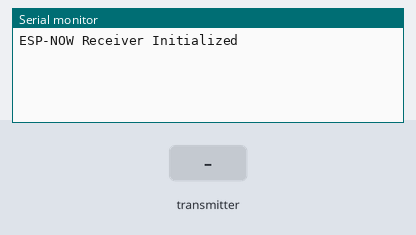
This sketch was run on a simulated ESP32. Shown: the last lines printed to the serial monitor. The test bench sets the inputs (shaded band).

Above: at 2.2 s.
2.3 s: the transmitter starts sending xValLeft = 0
At 2.9 s:
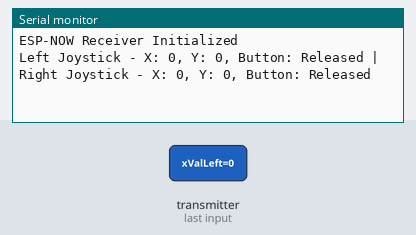
4.5 s: the transmitter starts sending buttonValLeft = 1
At 4.9 s:
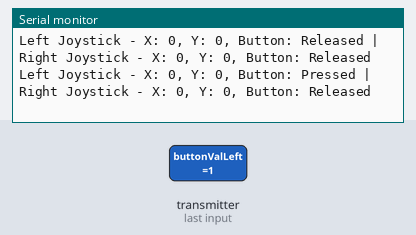
6.5 s: the transmitter starts sending buttonValRight = 1
At 6.9 s:
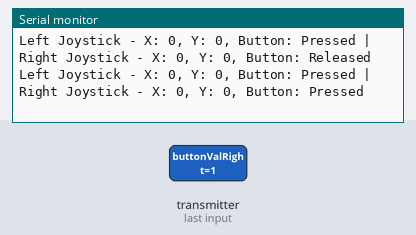
8.5 s: the transmitter starts sending buttonValLeft = 0
At 8.9 s:
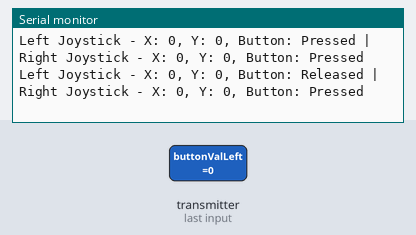
10.5 s: the transmitter starts sending yValLeft = 1024
At 11.0 s:
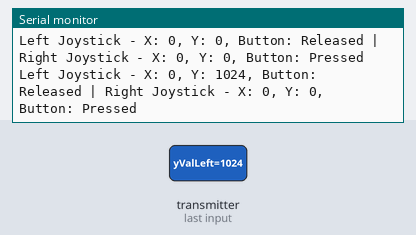
12.0 s: the transmitter starts sending xValRight = 1024
At 12.5 s:
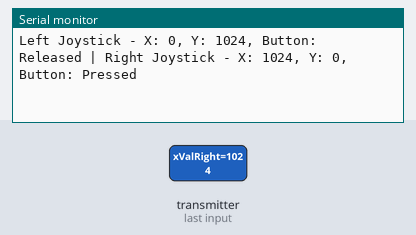

The sketch:

receiver.ino
```cpp
#include <esp_now.h>
#include <WiFi.h>

// Data structure to hold the joystick data for both joysticks
typedef struct joystick_message {
  int xValLeft;
  int yValLeft;
  bool buttonValLeft;
  int xValRight;
  int yValRight;
  bool buttonValRight;
} joystick_message;

// Create a variable to hold received data
volatile bool dataReceived = false;
joystick_message receivedData;

// Variable to track the last time data was received
unsigned long lastReceiveTime = 0;

// Callback function to handle incoming data
void onDataRecv(const uint8_t *mac, const uint8_t *incomingData, int len) {
  if (len == sizeof(joystick_message)) {
    memcpy(&receivedData, incomingData, sizeof(receivedData));
    dataReceived = true;
    lastReceiveTime = millis();
  }
}

void setup() {
  Serial.begin(115200);
  delay(1000); // Allow time for the Serial Monitor to initialize

  // Initialize WiFi in station mode
  WiFi.mode(WIFI_STA);
  Serial.println("ESP-NOW Receiver Initialized");

  // Initialize ESP-NOW
  if (esp_now_init() != ESP_OK) {
    Serial.println("ESP-NOW Initialization Failed");
    while (1) {
      delay(1000); // Halt if ESP-NOW fails to initialize
    }
  }

  // Register the receive callback
  esp_now_register_recv_cb(onDataRecv);
}

void loop() {
  const unsigned long currentTime = millis();
  const unsigned long timeout = 2000; // 2 seconds timeout

  if (dataReceived) {
    // Print the received joystick data
    Serial.print("Left Joystick - X: ");
    Serial.print(receivedData.xValLeft);
    Serial.print(", Y: ");
    Serial.print(receivedData.yValLeft);
    Serial.print(", Button: ");
    Serial.print(receivedData.buttonValLeft ? "Pressed" : "Released");

    Serial.print(" | Right Joystick - X: ");
    Serial.print(receivedData.xValRight);
    Serial.print(", Y: ");
    Serial.print(receivedData.yValRight);
    Serial.print(", Button: ");
    Serial.println(receivedData.buttonValRight ? "Pressed" : "Released");

    dataReceived = false; // Reset the flag after processing
  }

  // Check if data has not been received within the timeout period
  if (currentTime - lastReceiveTime > timeout) {
    Serial.println("No data received");
    lastReceiveTime = currentTime; // Reset the timer to prevent continuous printing
  }

  delay(500); // Adjust the delay as needed
}
```

Measured:
- after the input at 2.3 s, the serial monitor: prints a new line after 0.20 s (image 1)
- after the input at 4.5 s, the serial monitor: prints a new line at once (image 2)
- after the input at 6.5 s, the serial monitor: prints a new line at once (image 3)
- after the input at 8.5 s, the serial monitor: prints a new line at once (image 4)
- after the input at 10.5 s, the serial monitor: prints a new line at once (image 5)
- after the input at 12.0 s, the serial monitor: prints a new line after 0.05 s (image 6)
